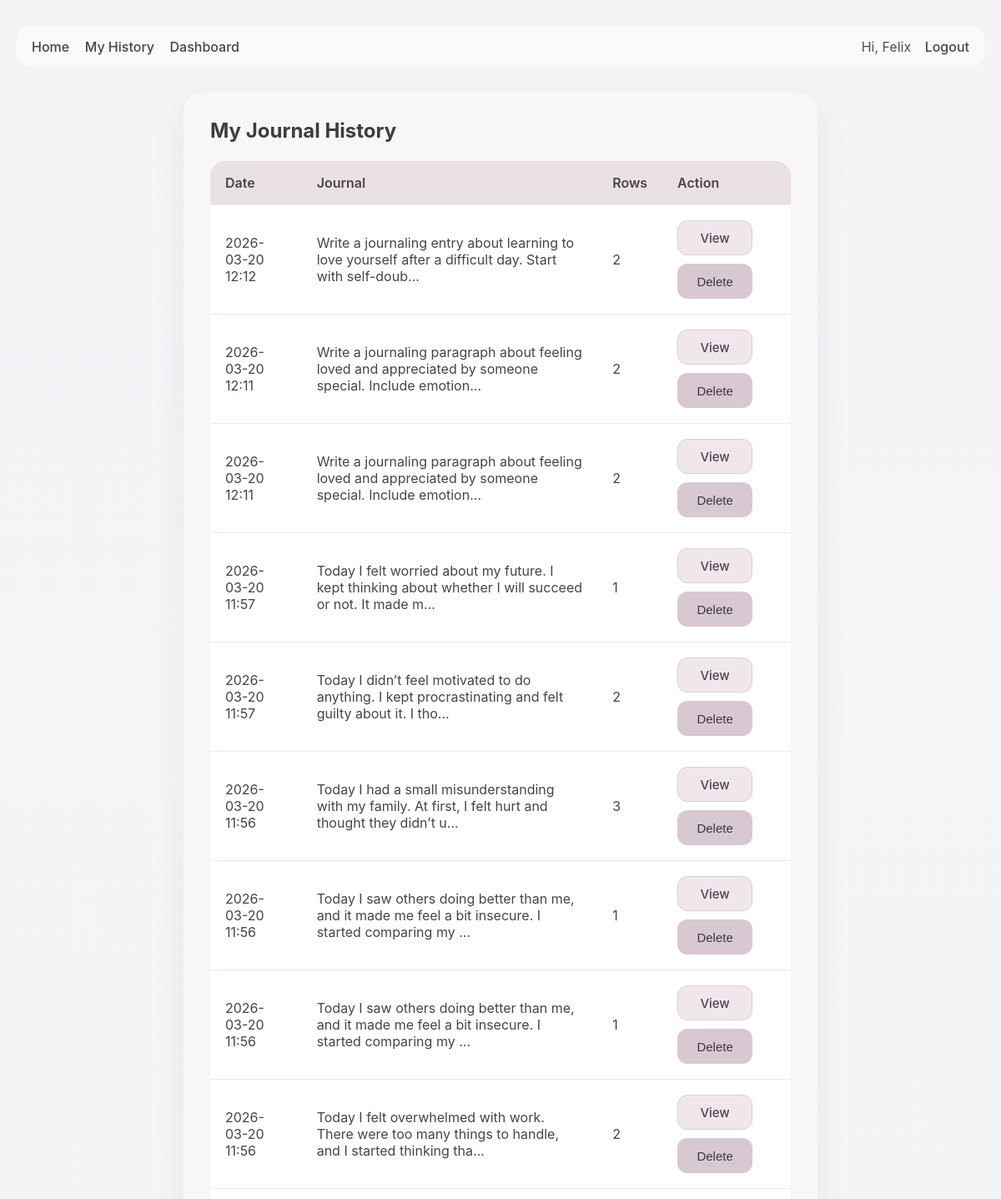
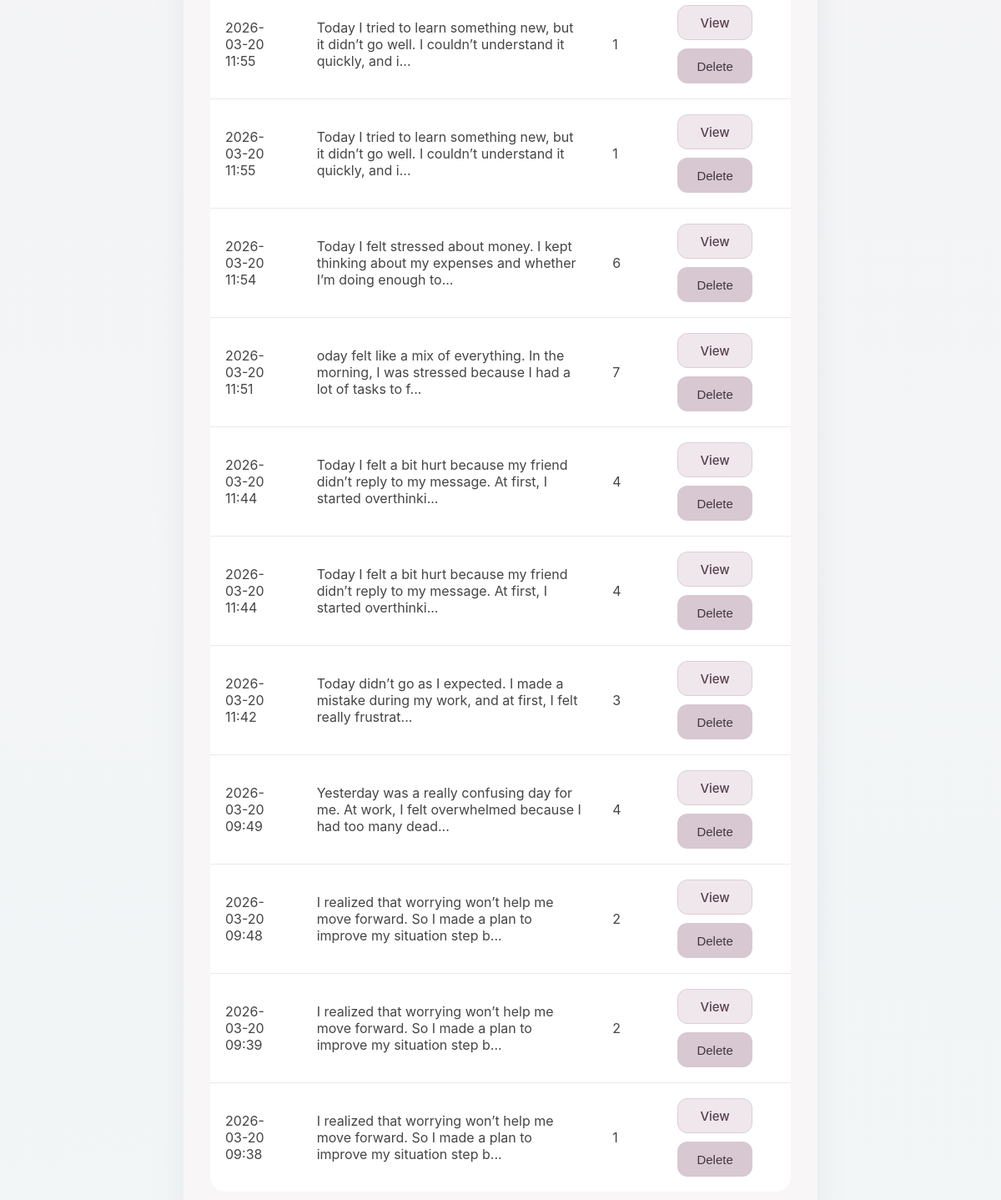
The page /history (signed in) on the database its author committed (2 pictures, top to bottom).
### models.py (models this page shows, shortened)
class User(UserMixin, db.Model):
    id = db.Column(db.Integer, primary_key=True)
    username = db.Column(db.String(120), unique=True, nullable=False)
    email = db.Column(db.String(150), unique=True, nullable=False)
    password_hash = db.Column(db.String(255), nullable=False)
    journals = db.relationship(
        "JournalEntry",
        backref="user",
        lazy=True,
        cascade="all, delete-orphan"
    )

class JournalEntry(db.Model):
    id = db.Column(db.Integer, primary_key=True)
    journal_text = db.Column(db.Text, nullable=False)
    created_at = db.Column(db.DateTime, default=datetime.utcnow)
    user_id = db.Column(db.Integer, db.ForeignKey("user.id"), nullable=False)
    analyses = db.relationship(
        "JournalAnalysisRow",
        backref="journal",
        lazy=True,
        cascade="all, delete-orphan"
    )

### controllers/history_controller.py (the view)
@history_bp.route("/history")
@login_required
def history():
    entries = JournalEntry.query.filter_by(user_id=current_user.id) \
        .order_by(JournalEntry.created_at.desc()).all()
    return render_template("history.html", entries=entries)

### models.py (called while the page is built)
@login_manager.user_loader
def load_user(user_id):
    return User.query.get(int(user_id))

### templates/history.html
{% extends 'base.html' %}
{% block content %}
<div class="history-card">
    <h2>My Journal History</h2>
    {% if entries %}
        <table class="history-table">
            <thead>
                <tr>
                    <th>Date</th>
                    <th>Journal</th>
                    <th>Rows</th>
                    <th>Action</th>
                </tr>
            </thead>
            <tbody>
                {% for entry in entries %}
                <tr>
                    <td>{{ entry.created_at.strftime('%Y-%m-%d %H:%M') }}</td>
                    <td>{{ entry.journal_text[:100] }}{% if entry.journal_text|length > 100 %}...{% endif %}</td>
                    <td>{{ entry.analyses|length }}</td>
                    <td>
                        <div class="action-group">
                            <a href="{{ url_for('history.history_detail', entry_id=entry.id) }}" class="view-btn">View</a>
                            <form method="POST" action="{{ url_for('history.delete_entry', entry_id=entry.id) }}">
                                <button type="submit" class="delete-btn">Delete</button>
                            </form>
                        </div>
                    </td>
                </tr>
                {% endfor %}
            </tbody>
        </table>
    {% else %}
        <p>No journal history yet.</p>
    {% endif %}
</div>
{% endblock %}

### templates/base.html (shortened to what this page needs)
<!DOCTYPE html>
<html lang="en">
<head>
    <link rel="stylesheet" href="{{ url_for('static', filename='css/style.css') }}">
</head>
<body>
    <div class="page-shell">
        <nav class="top-nav">
            <div class="nav-left">
                <a href="{{ url_for('journal.index') }}">Home</a>
                {% if current_user.is_authenticated %}
                    <a href="{{ url_for('history.history') }}">My History</a>
                    <a href="{{ url_for('dashboard.dashboard') }}">Dashboard</a>
                {% endif %}
            </div>
            <div class="nav-right">
                {% if current_user.is_authenticated %}
                    <span class="welcome-text">Hi, {{ current_user.username }}</span>
                    <a href="{{ url_for('auth.logout') }}">Logout</a>
                {% else %}
                    <a href="{{ url_for('auth.login') }}">Login</a>
                    <a href="{{ url_for('auth.register') }}">Register</a>
                {% endif %}
            </div>
        </nav>
        {% block content %}{% endblock %}
    </div>
</body>
</html>

### static/css/style.css (style rules this page uses)
* { box-sizing: border-box; }
body { margin: 0; padding: 0; font-family: "Inter", "Segoe UI", Arial, sans-serif; background: linear-gradient(180deg, #f6f3f7 0%, #f2f6f7 100%); color: #3d3d3d; }
.page-shell { max-width: 1200px; margin: 0 auto; padding: 20px; }
.top-nav { display: flex; justify-content: space-between; align-items: center; margin: 12px 0 24px; padding: 14px 18px; border-radius: 16px; background: rgba(255, 255, 255, 0.55); }
.top-nav a { text-decoration: none; margin-right: 14px; color: #4b4348; font-weight: 500; }
.top-nav a:last-child { margin-right: 0; }
.welcome-text { margin-right: 12px; color: #5b4a55; }
.auth-card, .history-card { max-width: 760px; margin: 30px auto; background: #f8f6f7; padding: 32px; border-radius: 24px; box-shadow: 0 12px 35px rgba(110, 118, 130, 0.10); }
.auth-card h2, .history-card h2 { margin-top: 0; margin-bottom: 22px; }
.auth-form button, .delete-btn { border: none; border-radius: 14px; background: #d8c8d1; padding: 14px 20px; font-size: 16px; cursor: pointer; }
.history-table { width: 100%; border-collapse: collapse; background: white; border-radius: 14px; overflow: hidden; }
.history-table th, .history-table td { text-align: left; padding: 14px; border-bottom: 1px solid #eee; }
.history-table th { background: #f1ebef; }
.history-table { width: 100%; border-collapse: collapse; background: #fff; border-radius: 18px; overflow: hidden; }
.history-table th { text-align: left; padding: 16px 18px; background: #e9e1e6; color: #4a4548; font-size: 16px; font-weight: 600; }
.history-table td { padding: 18px; border-bottom: 1px solid #eee7eb; vertical-align: middle; color: #454545; font-size: 16px; }
.history-table tr:last-child td { border-bottom: none; }
.action-group { display: flex; align-items: center; gap: 10px; flex-wrap: wrap; }
.view-btn, .delete-btn { display: inline-flex; align-items: center; justify-content: center; min-width: 90px; height: 42px; padding: 0 16px; border-radius: 12px; text-decoration: none; font-size: 15px; font-weight: 500; cursor: pointer; transition: all 0.18s ease; }
.view-btn { background: #efe7ec; color: #5a4150; border: 1px solid #dccfd7; }
.delete-btn { background: #d8c8d1; color: #3f3640; border: none; }
.history-table td form { margin: 0; }

### rows shown on the page
User: username "Felix"
JournalEntry: created_at "2026-03-20 12:12", journal_text "Write a journaling entry about learning to love yourself after a difficult day. Start with self-doub", analyses|length "2"
JournalEntry: created_at "2026-03-20 12:11", journal_text "Write a journaling paragraph about feeling loved and appreciated by someone special. Include emotion", analyses|length "2"
JournalEntry: created_at "2026-03-20 12:11", journal_text "Write a journaling paragraph about feeling loved and appreciated by someone special. Include emotion", analyses|length "2"
JournalEntry: created_at "2026-03-20 11:57", journal_text "Today I felt worried about my future. I kept thinking about whether I will succeed or not. It made m", analyses|length "1"
JournalEntry: created_at "2026-03-20 11:57", journal_text "Today I didn’t feel motivated to do anything. I kept procrastinating and felt guilty about it. I tho", analyses|length "2"
JournalEntry: created_at "2026-03-20 11:56", journal_text "Today I had a small misunderstanding with my family. At first, I felt hurt and thought they didn’t u", analyses|length "3"
JournalEntry: created_at "2026-03-20 11:56", journal_text "Today I saw others doing better than me, and it made me feel a bit insecure. I started comparing my", analyses|length "1"
JournalEntry: created_at "2026-03-20 11:56", journal_text "Today I saw others doing better than me, and it made me feel a bit insecure. I started comparing my", analyses|length "1"
JournalEntry: created_at "2026-03-20 11:56", journal_text "Today I felt overwhelmed with work. There were too many things to handle, and I started thinking tha", analyses|length "2"
JournalEntry: created_at "2026-03-20 11:55", journal_text "Today I tried to learn something new, but it didn’t go well. I couldn’t understand it quickly, and i", analyses|length "1"
JournalEntry: created_at "2026-03-20 11:55", journal_text "Today I tried to learn something new, but it didn’t go well. I couldn’t understand it quickly, and i", analyses|length "1"
JournalEntry: created_at "2026-03-20 11:54", journal_text "Today I felt stressed about money. I kept thinking about my expenses and whether I’m doing enough to", analyses|length "6"
JournalEntry: created_at "2026-03-20 11:51", journal_text "oday felt like a mix of everything. In the morning, I was stressed because I had a lot of tasks to f", analyses|length "7"
JournalEntry: created_at "2026-03-20 11:44", journal_text "Today I felt a bit hurt because my friend didn’t reply to my message. At first, I started overthinki", analyses|length "4"
JournalEntry: created_at "2026-03-20 11:44", journal_text "Today I felt a bit hurt because my friend didn’t reply to my message. At first, I started overthinki", analyses|length "4"
JournalEntry: created_at "2026-03-20 11:42", journal_text "Today didn’t go as I expected. I made a mistake during my work, and at first, I felt really frustrat", analyses|length "3"
JournalEntry: created_at "2026-03-20 09:49", journal_text "Yesterday was a really confusing day for me. At work, I felt overwhelmed because I had too many dead", analyses|length "4"
JournalEntry: created_at "2026-03-20 09:48", journal_text "I realized that worrying won’t help me move forward. So I made a plan to improve my situation step b", analyses|length "2"
JournalEntry: created_at "2026-03-20 09:39", journal_text "I realized that worrying won’t help me move forward. So I made a plan to improve my situation step b", analyses|length "2"
JournalEntry: created_at "2026-03-20 09:38", journal_text "I realized that worrying won’t help me move forward. So I made a plan to improve my situation step b", analyses|length "1"
